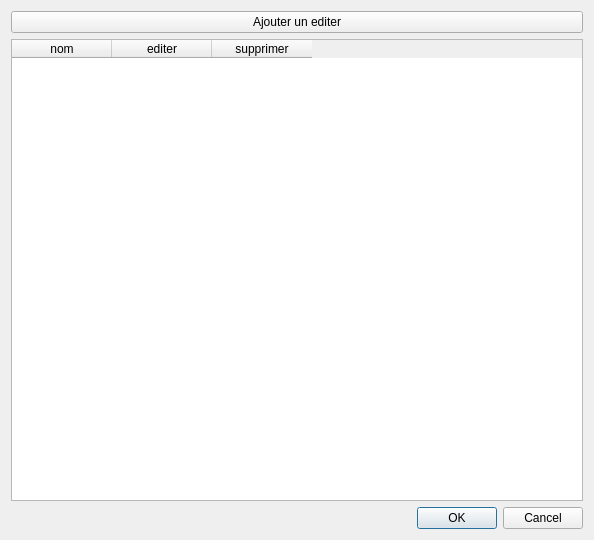
<?xml version="1.0" encoding="UTF-8"?>
<ui version="4.0">
 <class>EditerSorts</class>
 <widget class="QDialog" name="EditerSorts">
  <property name="geometry">
   <rect>
    <x>0</x>
    <y>0</y>
    <width>594</width>
    <height>540</height>
   </rect>
  </property>
  <property name="windowTitle">
   <string>Dialog</string>
  </property>
  <layout class="QVBoxLayout" name="verticalLayout_2">
   <item>
    <layout class="QHBoxLayout" name="lay_haut">
     <item>
      <widget class="QPushButton" name="ajoute_editer">
       <property name="text">
        <string>Ajouter un editer</string>
       </property>
      </widget>
     </item>
    </layout>
   </item>
   <item>
    <layout class="QHBoxLayout" name="lay_bas">
     <item>
      <widget class="QTableWidget" name="tab_editers">
       <column>
        <property name="text">
         <string>nom</string>
        </property>
       </column>
       <column>
        <property name="text">
         <string>editer</string>
        </property>
       </column>
       <column>
        <property name="text">
         <string>supprimer</string>
        </property>
       </column>
      </widget>
     </item>
    </layout>
   </item>
   <item>
    <widget class="QDialogButtonBox" name="buttonBox">
     <property name="orientation">
      <enum>Qt::Horizontal</enum>
     </property>
     <property name="standardButtons">
      <set>QDialogButtonBox::Cancel|QDialogButtonBox::Ok</set>
     </property>
    </widget>
   </item>
  </layout>
 </widget>
 <resources/>
 <connections>
  <connection>
   <sender>buttonBox</sender>
   <signal>accepted()</signal>
   <receiver>EditerSorts</receiver>
   <slot>accept()</slot>
   <hints>
    <hint type="sourcelabel">
     <x>248</x>
     <y>254</y>
    </hint>
    <hint type="destinationlabel">
     <x>157</x>
     <y>274</y>
    </hint>
   </hints>
  </connection>
  <connection>
   <sender>buttonBox</sender>
   <signal>rejected()</signal>
   <receiver>EditerSorts</receiver>
   <slot>reject()</slot>
   <hints>
    <hint type="sourcelabel">
     <x>316</x>
     <y>260</y>
    </hint>
    <hint type="destinationlabel">
     <x>286</x>
     <y>274</y>
    </hint>
   </hints>
  </connection>
 </connections>
</ui>
